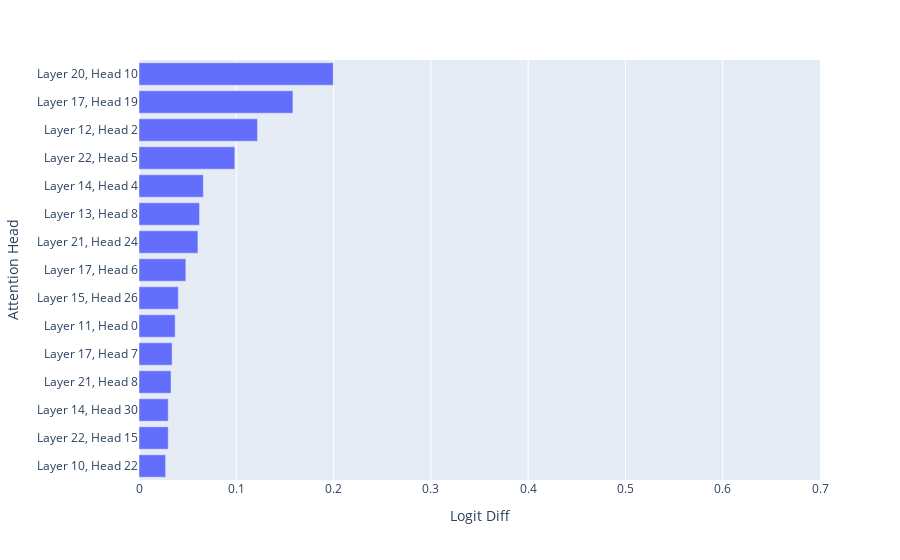

The notebook cell saved with this chart:
### Code cell
plot_attention_heads(-results['z'].cuda(), top_n=15, range_x=[0, 0.7])

### Figure 1 — Plotly figure (JSON) as saved in the notebook; plotly's stock layout.template omitted (floating-point values rounded to 4 significant figures)
{"data": [{"alignmentgroup": "True", "hovertemplate": "Logit Diff=%{x}<br>Attention Head=%{y}<extra></extra>", "legendgroup": "", "marker": {"color": "#636efa", "pattern": {"shape": ""}}, "name": "", "offsetgroup": "", "orientation": "h", "showlegend": false, "textposition": "auto", "type": "bar", "x": [0.02734, 0.03003, 0.03004, 0.03293, 0.03402, 0.03716, 0.0404, 0.04815, 0.06058, 0.06221, 0.06613, 0.0985, 0.1218, 0.1582, 0.1997], "xaxis": "x", "y": ["Layer 10, Head 22", "Layer 22, Head 15", "Layer 14, Head 30", "Layer 21, Head 8", "Layer 17, Head 7", "Layer 11, Head 0", "Layer 15, Head 26", "Layer 17, Head 6", "Layer 21, Head 24", "Layer 13, Head 8", "Layer 14, Head 4", "Layer 22, Head 5", "Layer 12, Head 2", "Layer 17, Head 19", "Layer 20, Head 10"], "yaxis": "y"}], "layout": {"barmode": "relative", "legend": {"tracegroupgap": 0}, "margin": {"t": 60}, "xaxis": {"anchor": "y", "domain": [0, 1], "range": [0, 0.7], "title": {"text": "Logit Diff"}}, "yaxis": {"anchor": "x", "domain": [0, 1], "title": {"text": "Attention Head"}}}}
